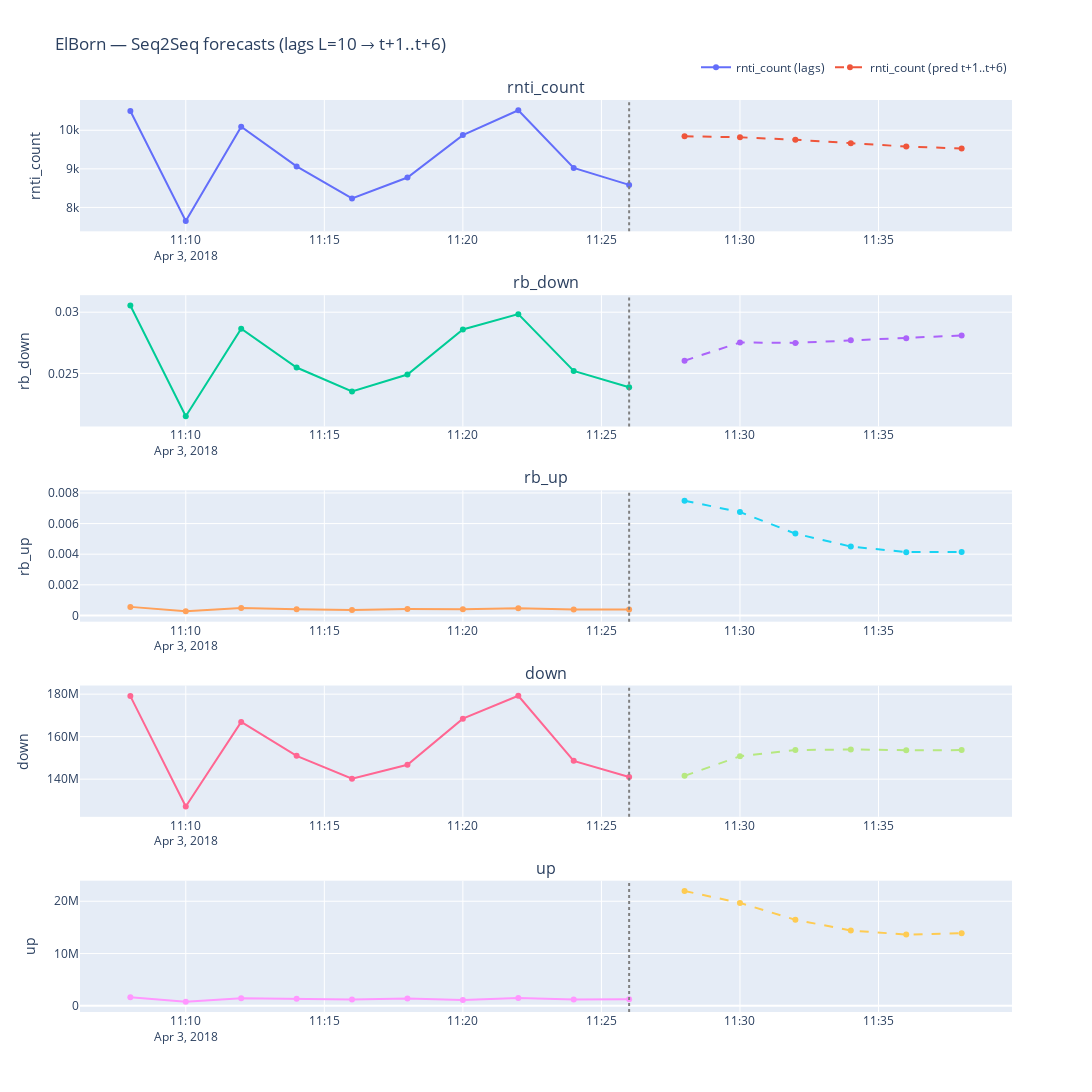

Notebook cell for this chart:
### Code cell
# -----------------------------
# 4) Plot 5 line charts (Plotly)
# -----------------------------
fig = make_subplots(rows=5, cols=1, shared_xaxes=False,
                    vertical_spacing=0.07,
                    subplot_titles=TARGETS)

for i, tgt in enumerate(TARGETS, start=1):
    # Left series (lagged ground truth, ORIGINAL)
    y_lag = lag_targets_orig[:, TARGETS.index(tgt)]   # [L]
    x_lag = lag_times

    # Right series (predictions t+1..t+6)
    y_pred = preds_orig[:, TARGETS.index(tgt)]        # [H]
    x_pred = future_times

    # Plot lagged segment as a line
    fig.add_trace(
        go.Scatter(x=x_lag, y=y_lag, mode='lines+markers',
                   name=f"{tgt} (lags)", showlegend=(i==1)),
        row=i, col=1
    )

    # Plot predicted segment as a line with a different dash
    fig.add_trace(
        go.Scatter(x=x_pred, y=y_pred, mode='lines+markers',
                   name=f"{tgt} (pred t+1..t+6)", line=dict(dash='dash'), showlegend=(i==1)),
        row=i, col=1
    )

    # Add vertical separator at the last lag time
    sep_time = x_lag[-1]
    fig.add_vline(x=sep_time, line_width=2, line_dash="dot", line_color="gray", row=i, col=1)

    # Aesthetic touches
    fig.update_yaxes(title_text=tgt, row=i, col=1)

fig.update_layout(
    title=f"{STATION} — {MODEL_SEL} forecasts (lags L={L} → t+1..t+{H})",
    height=300*5, width=1100,
    legend=dict(orientation="h", yanchor="bottom", y=1.02, xanchor="right", x=1.0),
    hovermode="x unified",
)

fig.show()

### Figure 1 — Plotly figure (JSON) as saved in the notebook; plotly's stock layout.template omitted (floating-point values rounded to 4 significant figures)
{"data": [{"mode": "lines+markers", "name": "rnti_count (lags)", "showlegend": true, "type": "scatter", "x": ["2018-04-03T11:08:00", "2018-04-03T11:10:00", "2018-04-03T11:12:00", "2018-04-03T11:14:00", "2018-04-03T11:16:00", "2018-04-03T11:18:00", "2018-04-03T11:20:00", "2018-04-03T11:22:00", "2018-04-03T11:24:00", "2018-04-03T11:26:00"], "xaxis": "x", "y": [10498, 7648, 10094, 9063, 8234, 8775, 9875, 10517, 9023, 8584], "yaxis": "y"}, {"line": {"dash": "dash"}, "mode": "lines+markers", "name": "rnti_count (pred t+1..t+6)", "showlegend": true, "type": "scatter", "x": ["2018-04-03T11:28:00", "2018-04-03T11:30:00", "2018-04-03T11:32:00", "2018-04-03T11:34:00", "2018-04-03T11:36:00", "2018-04-03T11:38:00"], "xaxis": "x", "y": [9845.0, 9818.0, 9754.0, 9660.0, 9578.0, 9526.0], "yaxis": "y"}, {"mode": "lines+markers", "name": "rb_down (lags)", "showlegend": false, "type": "scatter", "x": ["2018-04-03T11:08:00", "2018-04-03T11:10:00", "2018-04-03T11:12:00", "2018-04-03T11:14:00", "2018-04-03T11:16:00", "2018-04-03T11:18:00", "2018-04-03T11:20:00", "2018-04-03T11:22:00", "2018-04-03T11:24:00", "2018-04-03T11:26:00"], "xaxis": "x2", "y": [0.03055, 0.0215, 0.02866, 0.02548, 0.02353, 0.0249, 0.02858, 0.02984, 0.0252, 0.02386], "yaxis": "y2"}, {"line": {"dash": "dash"}, "mode": "lines+markers", "name": "rb_down (pred t+1..t+6)", "showlegend": false, "type": "scatter", "x": ["2018-04-03T11:28:00", "2018-04-03T11:30:00", "2018-04-03T11:32:00", "2018-04-03T11:34:00", "2018-04-03T11:36:00", "2018-04-03T11:38:00"], "xaxis": "x2", "y": [0.02604, 0.02752, 0.02749, 0.0277, 0.02787, 0.0281], "yaxis": "y2"}, {"mode": "lines+markers", "name": "rb_up (lags)", "showlegend": false, "type": "scatter", "x": ["2018-04-03T11:08:00", "2018-04-03T11:10:00", "2018-04-03T11:12:00", "2018-04-03T11:14:00", "2018-04-03T11:16:00", "2018-04-03T11:18:00", "2018-04-03T11:20:00", "2018-04-03T11:22:00", "2018-04-03T11:24:00", "2018-04-03T11:26:00"], "xaxis": "x3", "y": [0.0005569, 0.0002645, 0.0004894, 0.0003945, 0.0003604, 0.0004133, 0.0004039, 0.000473, 0.0003918, 0.0003801], "yaxis": "y3"}, {"line": {"dash": "dash"}, "mode": "lines+markers", "name": "rb_up (pred t+1..t+6)", "showlegend": false, "type": "scatter", "x": ["2018-04-03T11:28:00", "2018-04-03T11:30:00", "2018-04-03T11:32:00", "2018-04-03T11:34:00", "2018-04-03T11:36:00", "2018-04-03T11:38:00"], "xaxis": "x3", "y": [0.007498, 0.006751, 0.005344, 0.004498, 0.004134, 0.004151], "yaxis": "y3"}, {"mode": "lines+markers", "name": "down (lags)", "showlegend": false, "type": "scatter", "x": ["2018-04-03T11:08:00", "2018-04-03T11:10:00", "2018-04-03T11:12:00", "2018-04-03T11:14:00", "2018-04-03T11:16:00", "2018-04-03T11:18:00", "2018-04-03T11:20:00", "2018-04-03T11:22:00", "2018-04-03T11:24:00", "2018-04-03T11:26:00"], "xaxis": "x4", "y": [179069992, 127116616, 166917816, 150972688, 140227744, 146779032, 168454952, 179212664, 148594944, 141018024], "yaxis": "y4"}, {"line": {"dash": "dash"}, "mode": "lines+markers", "name": "down (pred t+1..t+6)", "showlegend": false, "type": "scatter", "x": ["2018-04-03T11:28:00", "2018-04-03T11:30:00", "2018-04-03T11:32:00", "2018-04-03T11:34:00", "2018-04-03T11:36:00", "2018-04-03T11:38:00"], "xaxis": "x4", "y": [141536380, 150786620, 153680540, 153963520, 153632460, 153658750], "yaxis": "y4"}, {"mode": "lines+markers", "name": "up (lags)", "showlegend": false, "type": "scatter", "x": ["2018-04-03T11:08:00", "2018-04-03T11:10:00", "2018-04-03T11:12:00", "2018-04-03T11:14:00", "2018-04-03T11:16:00", "2018-04-03T11:18:00", "2018-04-03T11:20:00", "2018-04-03T11:22:00", "2018-04-03T11:24:00", "2018-04-03T11:26:00"], "xaxis": "x5", "y": [1634208, 799160, 1437560, 1336128, 1237888, 1396208, 1105272, 1490944, 1231984, 1263840], "yaxis": "y5"}, {"line": {"dash": "dash"}, "mode": "lines+markers", "name": "up (pred t+1..t+6)", "showlegend": false, "type": "scatter", "x": ["2018-04-03T11:28:00", "2018-04-03T11:30:00", "2018-04-03T11:32:00", "2018-04-03T11:34:00", "2018-04-03T11:36:00", "2018-04-03T11:38:00"], "xaxis": "x5", "y": [21962014, 19684918, 16459445, 14411397, 13629058, 13903045], "yaxis": "y5"}], "layout": {"annotations": [{"font": {"size": 16}, "showarrow": false, "text": "rnti_count", "x": 0.5, "xanchor": "center", "xref": "paper", "y": 1, "yanchor": "bottom", "yref": "paper"}, {"font": {"size": 16}, "showarrow": false, "text": "rb_down", "x": 0.5, "xanchor": "center", "xref": "paper", "y": 0.786, "yanchor": "bottom", "yref": "paper"}, {"font": {"size": 16}, "showarrow": false, "text": "rb_up", "x": 0.5, "xanchor": "center", "xref": "paper", "y": 0.572, "yanchor": "bottom", "yref": "paper"}, {"font": {"size": 16}, "showarrow": false, "text": "down", "x": 0.5, "xanchor": "center", "xref": "paper", "y": 0.358, "yanchor": "bottom", "yref": "paper"}, {"font": {"size": 16}, "showarrow": false, "text": "up", "x": 0.5, "xanchor": "center", "xref": "paper", "y": 0.144, "yanchor": "bottom", "yref": "paper"}], "height": 1500, "hovermode": "x unified", "legend": {"orientation": "h", "x": 1, "xanchor": "right", "y": 1.02, "yanchor": "bottom"}, "shapes": [{"line": {"color": "gray", "dash": "dot", "width": 2}, "type": "line", "x0": "2018-04-03T11:26:00", "x1": "2018-04-03T11:26:00", "xref": "x", "y0": 0, "y1": 1, "yref": "y domain"}, {"line": {"color": "gray", "dash": "dot", "width": 2}, "type": "line", "x0": "2018-04-03T11:26:00", "x1": "2018-04-03T11:26:00", "xref": "x2", "y0": 0, "y1": 1, "yref": "y2 domain"}, {"line": {"color": "gray", "dash": "dot", "width": 2}, "type": "line", "x0": "2018-04-03T11:26:00", "x1": "2018-04-03T11:26:00", "xref": "x3", "y0": 0, "y1": 1, "yref": "y3 domain"}, {"line": {"color": "gray", "dash": "dot", "width": 2}, "type": "line", "x0": "2018-04-03T11:26:00", "x1": "2018-04-03T11:26:00", "xref": "x4", "y0": 0, "y1": 1, "yref": "y4 domain"}, {"line": {"color": "gray", "dash": "dot", "width": 2}, "type": "line", "x0": "2018-04-03T11:26:00", "x1": "2018-04-03T11:26:00", "xref": "x5", "y0": 0, "y1": 1, "yref": "y5 domain"}], "title": {"text": "ElBorn — Seq2Seq forecasts (lags L=10 → t+1..t+6)"}, "width": 1100, "xaxis": {"anchor": "y", "domain": [0, 1]}, "xaxis2": {"anchor": "y2", "domain": [0, 1]}, "xaxis3": {"anchor": "y3", "domain": [0, 1]}, "xaxis4": {"anchor": "y4", "domain": [0, 1]}, "xaxis5": {"anchor": "y5", "domain": [0, 1]}, "yaxis": {"anchor": "x", "domain": [0.856, 1], "title": {"text": "rnti_count"}}, "yaxis2": {"anchor": "x2", "domain": [0.642, 0.786], "title": {"text": "rb_down"}}, "yaxis3": {"anchor": "x3", "domain": [0.428, 0.572], "title": {"text": "rb_up"}}, "yaxis4": {"anchor": "x4", "domain": [0.214, 0.358], "title": {"text": "down"}}, "yaxis5": {"anchor": "x5", "domain": [0, 0.144], "title": {"text": "up"}}}}
